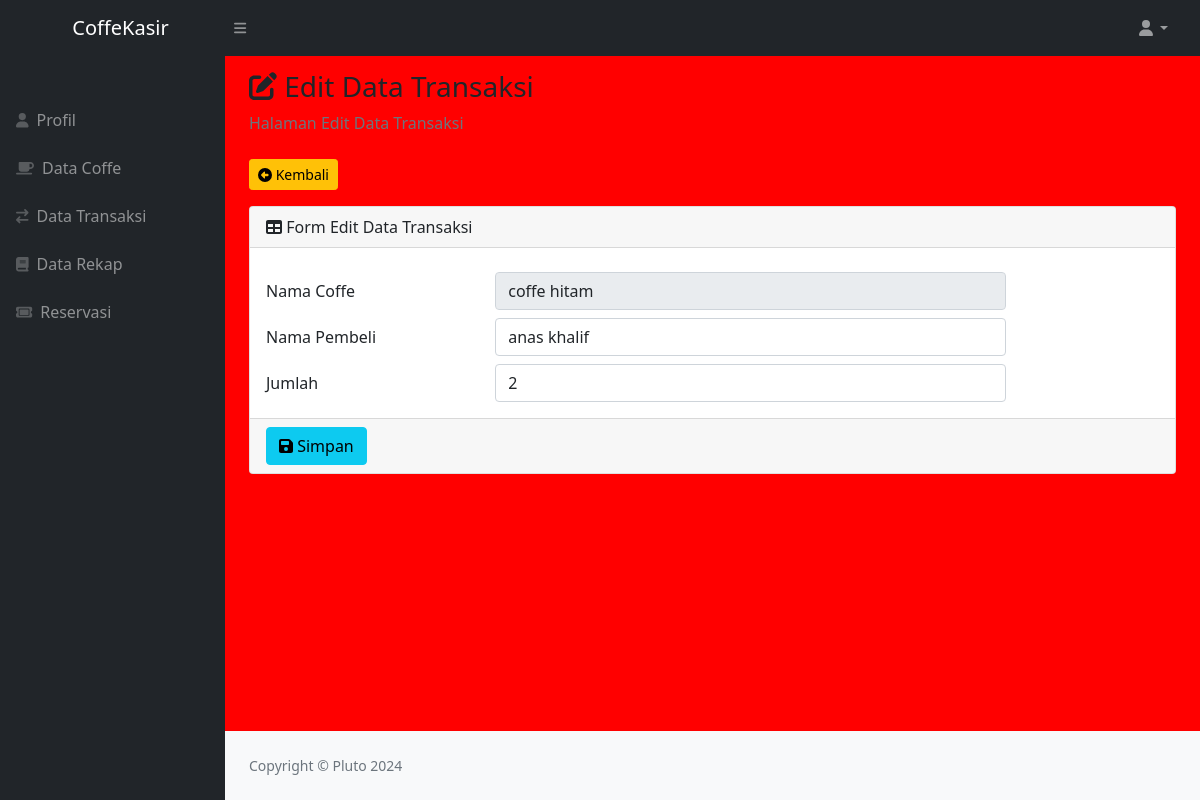
Page /editdatatransaksi.php?data=40 (signed in) on the committed database.
### tables this page shows
CREATE TABLE `transaksi` (
  `id_transaksi` int(11) NOT NULL,
  `id_coffe` int(11) NOT NULL,
  `pembeli` varchar(25) NOT NULL,
  `harga_coffe` varchar(100) NOT NULL,
  `jumlah` varchar(100) NOT NULL,
  `subtotal` varchar(100) NOT NULL,
  `tanggal` varchar(100) NOT NULL,
  `status` varchar(50) NOT NULL,
  `pajak` varchar(50) NOT NULL,
  `total` varchar(50) NOT NULL
);

CREATE TABLE `coffe` (
  `id_coffe` int(11) NOT NULL,
  `nama_coffe` varchar(100) NOT NULL,
  `harga_coffe` varchar(100) NOT NULL
);

### editdatatransaksi.php (the view, shortened to what this page needs)
<?php
include('koneksi/koneksi.php');
$role = $_SESSION['level'] === 'admin';
if (isset($_GET['data'])) {
    $id_transaksi = $_GET['data'];
    $query = mysqli_query($koneksi, " SELECT * FROM transaksi m JOIN coffe s ON s.id_coffe = m.id_coffe WHERE m.id_transaksi = $id_transaksi");
    while ($data = mysqli_fetch_array($query)) {
        $nama_coffe = $data['nama_coffe'];
        $jumlah = $data['jumlah'];
        $pembeli = $data['pembeli'];
    }
}
?>
<!DOCTYPE html>
<html lang="en">
<head>
    <link href="https://cdn.jsdelivr.net/npm/bootstrap@5.0.2/dist/css/bootstrap.min.css" rel="stylesheet">
    <link href="css/styles.css" rel="stylesheet" />
</head>
<body class="sb-nav-fixed">
    <nav class="sb-topnav navbar navbar-expand navbar-dark bg-dark">
        <a class="navbar-brand ps-3 text-center" href="index.php">CoffeKasir</a>
        <button class="btn btn-link btn-sm order-1 order-lg-0 me-4 me-lg-0" id="sidebarToggle" href="#!"><i class="fas fa-bars"></i></button>
        <ul class="navbar-nav ms-auto ms-md-0 me-3 me-lg-4">
            <li class="nav-item dropdown">
                <a class="nav-link dropdown-toggle" id="navbarDropdown" href="#" role="button" data-bs-toggle="dropdown" aria-expanded="false"><i class="fas fa-user fa-fw"></i></a>
            </li>
        </ul>
    </nav>
    <div id="layoutSidenav">
        <div id="layoutSidenav_nav">
            <nav class="sb-sidenav accordion sb-sidenav-dark" id="sidenavAccordion">
                <div class="sb-sidenav-menu">
                    <div class="nav">
                        <div class="sb-sidenav-menu-heading"></div>
                        <?php
                        if ($role) :
                        ?>
                            <a class="nav-link" href="profil.php">
                                <div class="sb-nav-link-icon"><i class="fas fa-user"></i></div>
                                Profil
                            </a>
                            <a class="nav-link" href="datacoffe.php">
                                <div class="sb-nav-link-icon"><i class="fas fa-coffee"></i></div>
                                Data Coffe
                            </a>
                            <a class="nav-link" href="datatransaksi.php">
                                <div class="sb-nav-link-icon"><i class="fas fa-exchange"></i></div>
                                Data Transaksi
                            </a>
                            <a class="nav-link" href="datarekap.php">
                                <div class="sb-nav-link-icon"><i class="fas fa-book"></i></div>
                                Data Rekap
                            </a>
                            <a class="nav-link" href="reservasi.php">
                                <div class="sb-nav-link-icon"><i class="fas fa-ticket"></i></div>
                                Reservasi
                            </a>
                        <?php endif; ?>
                    </div>
                </div>
            </nav>
        </div>
        <div id="layoutSidenav_content">
            <main>
                <div class="container-fluid px-4">
                    <div class="col-sm-6">
                        <h3><i class="fas fa-edit mt-3"></i> Edit Data Transaksi</h3>
                    </div>
                    <ol class="breadcrumb mb-4">
                        <li class="breadcrumb-item active">Halaman Edit Data Transaksi</li>
                    </ol>
                    <a href="datatransaksi.php" class="btn btn-sm btn-warning float-right mb-3"><i class="fas fa-arrow-alt-circle-left"></i> Kembali</a>
                    <div class="card card-info">
                        <div class="card-header">
                            <i class="fas fa-table mr-1"></i>
                            Form Edit Data Transaksi
                        </div>
                        <form class="form-horizontal" action="konfirmasiedittransaksi.php" method="post">
                            <div class="card-body">
                                <div class="form-group row mt-2">
                                    <label for="namacoffe" class="col-sm-3 col-form-label">Nama Coffe</label>
                                    <div class="col-sm-7">
                                        <input type="text" class="form-control" name="namacoffe" id="namacoffe" value="<?php echo $nama_coffe ?>" readonly>
                                    </div>
                                </div>
                                <div class="form-group row mt-2">
                                    <label for="namapembeli" class="col-sm-3 col-form-label">Nama Pembeli</label>
                                    <div class="col-sm-7">
                                        <input type="text" class="form-control" name="namapembeli" id="namapembeli" value="<?php echo $pembeli ?>">
                                    </div>
                                </div>
                                <div class="form-group row mt-2">
                                    <label for="jumlahcoffe" class="col-sm-3 col-form-label">Jumlah</label>
                                    <div class="col-sm-7">
                                        <input type="text" class="form-control" name="jumlahcoffe" id="jumlahcoffe" value="<?php echo $jumlah ?>">
                                    </div>
                                </div>
                            </div>
                            <div class="card-footer">
                                <div class="col-sm-12 flex-end">
                                    <button type="submit" class="btn btn-info "><i class="fas fa-save"></i> Simpan</button>
                                </div>
                            </div>
                        </form>
                    </div>
                </div>
            </main>
            <footer class="py-4 bg-light mt-auto">
                <div class="container-fluid px-4">
                    <div class="d-flex align-items-center justify-content-between small">
                        <div class="text-muted">Copyright &copy; Pluto 2024</div>
                    </div>
                </div>
            </footer>
        </div>
    </div>
</body>
</html>

### editdatatransaksi.php (style rules this page uses)
a { text-decoration: none; color: black; }
#layoutSidenav_content { background-color: red; }

### rows in the picture
transaksi: namacoffe "coffe hitam", namapembeli "anas khalif", jumlahcoffe "2"
